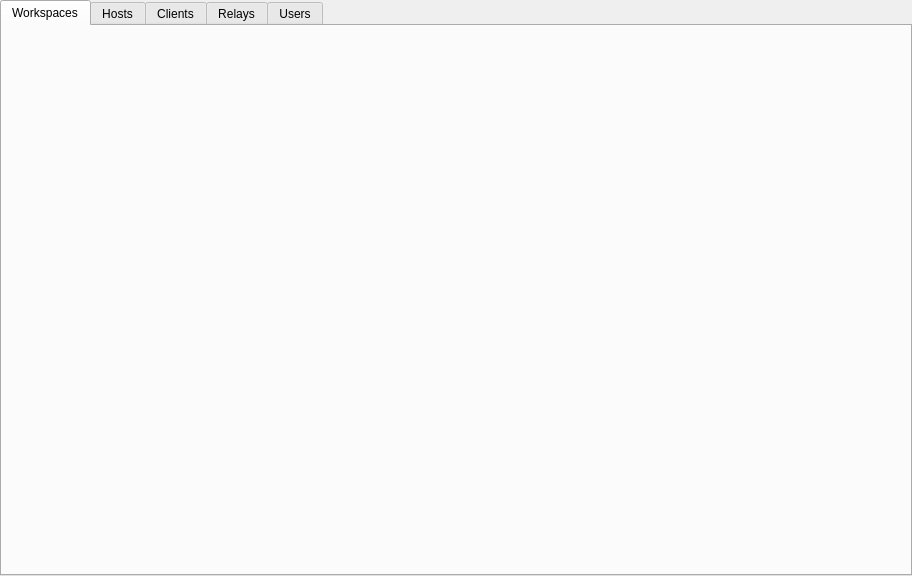
<?xml version="1.0" encoding="UTF-8"?>
<ui version="4.0">
 <class>RouterWidget</class>
 <widget class="QWidget" name="RouterWidget">
  <property name="geometry">
   <rect>
    <x>0</x>
    <y>0</y>
    <width>912</width>
    <height>576</height>
   </rect>
  </property>
  <layout class="QVBoxLayout" name="verticalLayout">
   <property name="leftMargin">
    <number>0</number>
   </property>
   <property name="topMargin">
    <number>0</number>
   </property>
   <property name="rightMargin">
    <number>0</number>
   </property>
   <property name="bottomMargin">
    <number>0</number>
   </property>
   <item>
    <widget class="QTabWidget" name="tab">
     <property name="currentIndex">
      <number>0</number>
     </property>
     <widget class="QWidget" name="tab_workspaces">
      <attribute name="icon">
       <iconset resource="../../../common/resources/common.qrc">
        <normaloff>:/img/workspace.svg</normaloff>:/img/workspace.svg</iconset>
      </attribute>
      <attribute name="title">
       <string>Workspaces</string>
      </attribute>
     </widget>
     <widget class="QWidget" name="tab_hosts">
      <attribute name="icon">
       <iconset resource="../../../common/resources/common.qrc">
        <normaloff>:/img/computer.svg</normaloff>:/img/computer.svg</iconset>
      </attribute>
      <attribute name="title">
       <string>Hosts</string>
      </attribute>
      <layout class="QVBoxLayout" name="verticalLayout_4">
       <property name="leftMargin">
        <number>0</number>
       </property>
       <property name="topMargin">
        <number>0</number>
       </property>
       <property name="rightMargin">
        <number>0</number>
       </property>
       <property name="bottomMargin">
        <number>0</number>
       </property>
       <item>
        <widget class="QTreeWidget" name="tree_hosts">
         <property name="editTriggers">
          <set>QAbstractItemView::EditTrigger::NoEditTriggers</set>
         </property>
         <property name="showDropIndicator" stdset="0">
          <bool>false</bool>
         </property>
         <property name="indentation">
          <number>0</number>
         </property>
         <property name="itemsExpandable">
          <bool>false</bool>
         </property>
         <property name="sortingEnabled">
          <bool>true</bool>
         </property>
         <property name="expandsOnDoubleClick">
          <bool>false</bool>
         </property>
         <column>
          <property name="text">
           <string>Computer Name</string>
          </property>
         </column>
         <column>
          <property name="text">
           <string>IP Address</string>
          </property>
         </column>
         <column>
          <property name="text">
           <string>Connect Time</string>
          </property>
         </column>
         <column>
          <property name="text">
           <string>ID</string>
          </property>
         </column>
         <column>
          <property name="text">
           <string>Version</string>
          </property>
         </column>
         <column>
          <property name="text">
           <string>Architecture</string>
          </property>
         </column>
         <column>
          <property name="text">
           <string>Operating System</string>
          </property>
         </column>
        </widget>
       </item>
      </layout>
     </widget>
     <widget class="QWidget" name="tab_clients">
      <attribute name="icon">
       <iconset resource="../../../common/resources/common.qrc">
        <normaloff>:/img/computer.svg</normaloff>:/img/computer.svg</iconset>
      </attribute>
      <attribute name="title">
       <string>Clients</string>
      </attribute>
      <layout class="QVBoxLayout" name="verticalLayout_5">
       <property name="leftMargin">
        <number>0</number>
       </property>
       <property name="topMargin">
        <number>0</number>
       </property>
       <property name="rightMargin">
        <number>0</number>
       </property>
       <property name="bottomMargin">
        <number>0</number>
       </property>
       <item>
        <widget class="QTreeWidget" name="tree_clients">
         <property name="editTriggers">
          <set>QAbstractItemView::EditTrigger::NoEditTriggers</set>
         </property>
         <property name="showDropIndicator" stdset="0">
          <bool>false</bool>
         </property>
         <property name="indentation">
          <number>0</number>
         </property>
         <property name="itemsExpandable">
          <bool>false</bool>
         </property>
         <property name="sortingEnabled">
          <bool>true</bool>
         </property>
         <property name="expandsOnDoubleClick">
          <bool>false</bool>
         </property>
         <column>
          <property name="text">
           <string>Computer Name</string>
          </property>
         </column>
         <column>
          <property name="text">
           <string>IP Address</string>
          </property>
         </column>
         <column>
          <property name="text">
           <string>Connect Time</string>
          </property>
         </column>
         <column>
          <property name="text">
           <string>Version</string>
          </property>
         </column>
         <column>
          <property name="text">
           <string>Architecture</string>
          </property>
         </column>
         <column>
          <property name="text">
           <string>Operating System</string>
          </property>
         </column>
        </widget>
       </item>
      </layout>
     </widget>
     <widget class="QWidget" name="tab_relays">
      <attribute name="icon">
       <iconset resource="../../../common/resources/common.qrc">
        <normaloff>:/img/stack.svg</normaloff>:/img/stack.svg</iconset>
      </attribute>
      <attribute name="title">
       <string>Relays</string>
      </attribute>
      <layout class="QVBoxLayout" name="verticalLayout_3">
       <property name="leftMargin">
        <number>0</number>
       </property>
       <property name="topMargin">
        <number>0</number>
       </property>
       <property name="rightMargin">
        <number>0</number>
       </property>
       <property name="bottomMargin">
        <number>0</number>
       </property>
       <item>
        <widget class="QSplitter" name="splitter">
         <property name="orientation">
          <enum>Qt::Orientation::Vertical</enum>
         </property>
         <widget class="QTreeWidget" name="tree_relays">
          <property name="editTriggers">
           <set>QAbstractItemView::EditTrigger::NoEditTriggers</set>
          </property>
          <property name="showDropIndicator" stdset="0">
           <bool>false</bool>
          </property>
          <property name="indentation">
           <number>0</number>
          </property>
          <property name="itemsExpandable">
           <bool>false</bool>
          </property>
          <property name="sortingEnabled">
           <bool>true</bool>
          </property>
          <property name="expandsOnDoubleClick">
           <bool>false</bool>
          </property>
          <property name="supportedDragActions">
           <set>Qt::DropAction::IgnoreAction</set>
          </property>
          <attribute name="headerShowSortIndicator" stdset="0">
           <bool>true</bool>
          </attribute>
          <column>
           <property name="text">
            <string>Address</string>
           </property>
          </column>
          <column>
           <property name="text">
            <string>Connect Time</string>
           </property>
          </column>
          <column>
           <property name="text">
            <string>Pool Size</string>
           </property>
          </column>
          <column>
           <property name="text">
            <string>Version</string>
           </property>
          </column>
          <column>
           <property name="text">
            <string>Computer Name</string>
           </property>
          </column>
          <column>
           <property name="text">
            <string>Architecture</string>
           </property>
          </column>
          <column>
           <property name="text">
            <string>Operating System</string>
           </property>
          </column>
         </widget>
         <widget class="QTreeWidget" name="tree_peers">
          <property name="editTriggers">
           <set>QAbstractItemView::EditTrigger::NoEditTriggers</set>
          </property>
          <property name="showDropIndicator" stdset="0">
           <bool>false</bool>
          </property>
          <property name="indentation">
           <number>0</number>
          </property>
          <property name="itemsExpandable">
           <bool>false</bool>
          </property>
          <property name="expandsOnDoubleClick">
           <bool>false</bool>
          </property>
          <attribute name="headerShowSortIndicator" stdset="0">
           <bool>true</bool>
          </attribute>
          <column>
           <property name="text">
            <string>User Name</string>
           </property>
          </column>
          <column>
           <property name="text">
            <string>Host ID</string>
           </property>
          </column>
          <column>
           <property name="text">
            <string>Host Address</string>
           </property>
          </column>
          <column>
           <property name="text">
            <string>Client Address</string>
           </property>
          </column>
          <column>
           <property name="text">
            <string>Transferred</string>
           </property>
          </column>
          <column>
           <property name="text">
            <string>Duration</string>
           </property>
          </column>
          <column>
           <property name="text">
            <string>Idle</string>
           </property>
          </column>
         </widget>
        </widget>
       </item>
      </layout>
     </widget>
     <widget class="QWidget" name="tab_users">
      <attribute name="icon">
       <iconset resource="../../../common/resources/common.qrc">
        <normaloff>:/img/user-account.svg</normaloff>:/img/user-account.svg</iconset>
      </attribute>
      <attribute name="title">
       <string>Users</string>
      </attribute>
      <layout class="QVBoxLayout" name="verticalLayout_2">
       <property name="leftMargin">
        <number>0</number>
       </property>
       <property name="topMargin">
        <number>0</number>
       </property>
       <property name="rightMargin">
        <number>0</number>
       </property>
       <property name="bottomMargin">
        <number>0</number>
       </property>
       <item>
        <widget class="QTreeWidget" name="tree_users">
         <property name="editTriggers">
          <set>QAbstractItemView::EditTrigger::NoEditTriggers</set>
         </property>
         <property name="showDropIndicator" stdset="0">
          <bool>false</bool>
         </property>
         <property name="indentation">
          <number>0</number>
         </property>
         <property name="itemsExpandable">
          <bool>false</bool>
         </property>
         <property name="sortingEnabled">
          <bool>true</bool>
         </property>
         <property name="expandsOnDoubleClick">
          <bool>false</bool>
         </property>
         <attribute name="headerShowSortIndicator" stdset="0">
          <bool>true</bool>
         </attribute>
         <column>
          <property name="text">
           <string>Name</string>
          </property>
         </column>
         <column>
          <property name="text">
           <string>Enabled</string>
          </property>
         </column>
         <column>
          <property name="text">
           <string>Session Types</string>
          </property>
         </column>
        </widget>
       </item>
      </layout>
     </widget>
    </widget>
   </item>
  </layout>
 </widget>
 <resources>
  <include location="../../../common/resources/common.qrc"/>
 </resources>
 <connections/>
</ui>
